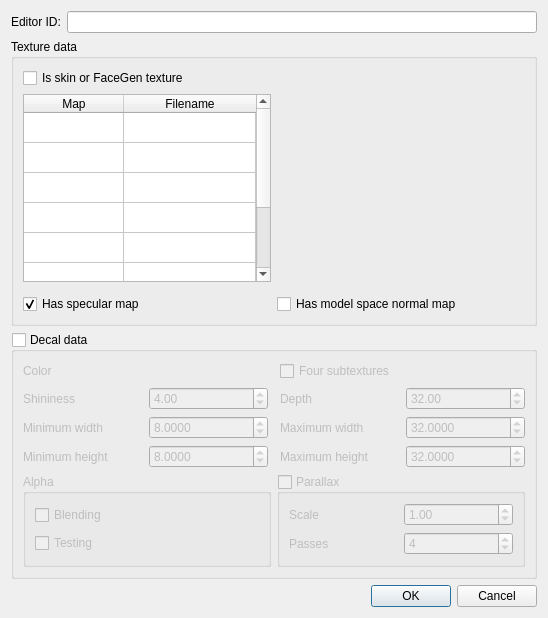
<?xml version="1.0" encoding="UTF-8"?>
<ui version="4.0">
 <class>FormDialogTextureSet</class>
 <widget class="QDialog" name="FormDialogTextureSet">
  <property name="geometry">
   <rect>
    <x>0</x>
    <y>0</y>
    <width>548</width>
    <height>618</height>
   </rect>
  </property>
  <property name="windowTitle">
   <string>TextureSet</string>
  </property>
  <layout class="QVBoxLayout" name="verticalLayout" stretch="0,1,0,0">
   <item>
    <layout class="QHBoxLayout" name="horizontalLayout">
     <item>
      <widget class="QLabel" name="label">
       <property name="text">
        <string>Editor ID:</string>
       </property>
      </widget>
     </item>
     <item>
      <widget class="QLineEdit" name="editorID"/>
     </item>
    </layout>
   </item>
   <item>
    <widget class="QGroupBox" name="groupBox">
     <property name="title">
      <string>Texture data</string>
     </property>
     <layout class="QGridLayout" name="gridLayout_3" columnstretch="1,1">
      <item row="1" column="0">
       <layout class="QVBoxLayout" name="verticalLayout_3">
        <item>
         <widget class="QTableWidget" name="paths">
          <property name="selectionMode">
           <enum>QAbstractItemView::SingleSelection</enum>
          </property>
          <property name="selectionBehavior">
           <enum>QAbstractItemView::SelectRows</enum>
          </property>
          <property name="horizontalScrollMode">
           <enum>QAbstractItemView::ScrollPerPixel</enum>
          </property>
          <property name="wordWrap">
           <bool>false</bool>
          </property>
          <property name="cornerButtonEnabled">
           <bool>false</bool>
          </property>
          <property name="rowCount">
           <number>8</number>
          </property>
          <property name="columnCount">
           <number>2</number>
          </property>
          <attribute name="horizontalHeaderStretchLastSection">
           <bool>true</bool>
          </attribute>
          <attribute name="verticalHeaderVisible">
           <bool>false</bool>
          </attribute>
          <row/>
          <row/>
          <row/>
          <row/>
          <row/>
          <row/>
          <row/>
          <row/>
          <column>
           <property name="text">
            <string>Map</string>
           </property>
          </column>
          <column>
           <property name="text">
            <string>Filename</string>
           </property>
          </column>
         </widget>
        </item>
        <item>
         <widget class="DKGameFilePicker" name="editPath">
          <property name="enabled">
           <bool>false</bool>
          </property>
          <property name="pathFormat">
           <enum>DKGameFilePicker::OmitPathStem</enum>
          </property>
          <property name="standardConfiguration">
           <enum>DKGameFilePicker::Textures</enum>
          </property>
         </widget>
        </item>
       </layout>
      </item>
      <item row="2" column="0" colspan="2">
       <layout class="QHBoxLayout" name="horizontalLayout_3">
        <item>
         <widget class="QCheckBox" name="flagSpecular">
          <property name="text">
           <string>Has specular map</string>
          </property>
          <property name="checked">
           <bool>true</bool>
          </property>
         </widget>
        </item>
        <item>
         <widget class="QCheckBox" name="flagModelSpaceNormals">
          <property name="text">
           <string>Has model space normal map</string>
          </property>
         </widget>
        </item>
       </layout>
      </item>
      <item row="0" column="0" colspan="2">
       <widget class="QCheckBox" name="flagSkinTexture">
        <property name="text">
         <string>Is skin or FaceGen texture</string>
        </property>
       </widget>
      </item>
      <item row="1" column="1">
       <widget class="DKTextureAssetPane" name="preview"/>
      </item>
     </layout>
    </widget>
   </item>
   <item>
    <widget class="QGroupBox" name="decalData">
     <property name="title">
      <string>Decal data</string>
     </property>
     <property name="checkable">
      <bool>true</bool>
     </property>
     <property name="checked">
      <bool>false</bool>
     </property>
     <layout class="QGridLayout" name="gridLayout_2">
      <item row="1" column="1">
       <widget class="QGroupBox" name="decalFlagParallax">
        <property name="title">
         <string>Parallax</string>
        </property>
        <property name="checkable">
         <bool>true</bool>
        </property>
        <property name="checked">
         <bool>false</bool>
        </property>
        <layout class="QGridLayout" name="gridLayout">
         <item row="0" column="0">
          <widget class="QLabel" name="label_9">
           <property name="text">
            <string>Scale</string>
           </property>
           <property name="buddy">
            <cstring>decalParallaxScale</cstring>
           </property>
          </widget>
         </item>
         <item row="0" column="1">
          <widget class="QDoubleSpinBox" name="decalParallaxScale">
           <property name="minimum">
            <double>0.100000000000000</double>
           </property>
           <property name="maximum">
            <double>10.000000000000000</double>
           </property>
           <property name="value">
            <double>1.000000000000000</double>
           </property>
          </widget>
         </item>
         <item row="1" column="0">
          <widget class="QLabel" name="label_10">
           <property name="text">
            <string>Passes</string>
           </property>
           <property name="buddy">
            <cstring>decalParallaxPasses</cstring>
           </property>
          </widget>
         </item>
         <item row="1" column="1">
          <widget class="QSpinBox" name="decalParallaxPasses">
           <property name="minimum">
            <number>1</number>
           </property>
           <property name="maximum">
            <number>30</number>
           </property>
           <property name="value">
            <number>4</number>
           </property>
          </widget>
         </item>
        </layout>
       </widget>
      </item>
      <item row="0" column="0" colspan="2">
       <layout class="QGridLayout" name="decalSizeLayout">
        <item row="0" column="2" rowspan="4">
         <spacer name="horizontalSpacer_2">
          <property name="orientation">
           <enum>Qt::Horizontal</enum>
          </property>
          <property name="sizeType">
           <enum>QSizePolicy::Fixed</enum>
          </property>
          <property name="sizeHint" stdset="0">
           <size>
            <width>6</width>
            <height>0</height>
           </size>
          </property>
         </spacer>
        </item>
        <item row="0" column="3" colspan="2">
         <widget class="QCheckBox" name="decalFlagSubtextures">
          <property name="text">
           <string>Four subtextures</string>
          </property>
         </widget>
        </item>
        <item row="2" column="3">
         <widget class="QLabel" name="label_3">
          <property name="text">
           <string>Maximum width</string>
          </property>
          <property name="buddy">
           <cstring>decalMaxWidth</cstring>
          </property>
         </widget>
        </item>
        <item row="2" column="4">
         <widget class="QDoubleSpinBox" name="decalMaxWidth">
          <property name="decimals">
           <number>4</number>
          </property>
          <property name="minimum">
           <double>0.010000000000000</double>
          </property>
          <property name="maximum">
           <double>1000.000000000000000</double>
          </property>
          <property name="value">
           <double>32.000000000000000</double>
          </property>
         </widget>
        </item>
        <item row="2" column="1">
         <widget class="QDoubleSpinBox" name="decalMinWidth">
          <property name="decimals">
           <number>4</number>
          </property>
          <property name="minimum">
           <double>0.010000000000000</double>
          </property>
          <property name="maximum">
           <double>1000.000000000000000</double>
          </property>
          <property name="value">
           <double>8.000000000000000</double>
          </property>
         </widget>
        </item>
        <item row="3" column="4">
         <widget class="QDoubleSpinBox" name="decalMaxHeight">
          <property name="decimals">
           <number>4</number>
          </property>
          <property name="minimum">
           <double>0.010000000000000</double>
          </property>
          <property name="maximum">
           <double>1000.000000000000000</double>
          </property>
          <property name="value">
           <double>32.000000000000000</double>
          </property>
         </widget>
        </item>
        <item row="2" column="0">
         <widget class="QLabel" name="label_2">
          <property name="text">
           <string>Minimum width</string>
          </property>
          <property name="buddy">
           <cstring>decalMinWidth</cstring>
          </property>
         </widget>
        </item>
        <item row="3" column="0">
         <widget class="QLabel" name="label_4">
          <property name="text">
           <string>Minimum height</string>
          </property>
          <property name="buddy">
           <cstring>decalMinHeight</cstring>
          </property>
         </widget>
        </item>
        <item row="3" column="1">
         <widget class="QDoubleSpinBox" name="decalMinHeight">
          <property name="decimals">
           <number>4</number>
          </property>
          <property name="minimum">
           <double>0.010000000000000</double>
          </property>
          <property name="maximum">
           <double>1000.000000000000000</double>
          </property>
          <property name="value">
           <double>8.000000000000000</double>
          </property>
         </widget>
        </item>
        <item row="0" column="0">
         <widget class="QLabel" name="label_6">
          <property name="text">
           <string>Color</string>
          </property>
         </widget>
        </item>
        <item row="3" column="3">
         <widget class="QLabel" name="label_5">
          <property name="text">
           <string>Maximum height</string>
          </property>
          <property name="buddy">
           <cstring>decalMaxHeight</cstring>
          </property>
         </widget>
        </item>
        <item row="1" column="0">
         <widget class="QLabel" name="label_8">
          <property name="text">
           <string>Shininess</string>
          </property>
          <property name="buddy">
           <cstring>decalShininess</cstring>
          </property>
         </widget>
        </item>
        <item row="1" column="3">
         <widget class="QLabel" name="label_7">
          <property name="text">
           <string>Depth</string>
          </property>
          <property name="buddy">
           <cstring>decalDepth</cstring>
          </property>
         </widget>
        </item>
        <item row="1" column="1">
         <widget class="QDoubleSpinBox" name="decalShininess">
          <property name="maximum">
           <double>100.000000000000000</double>
          </property>
          <property name="value">
           <double>4.000000000000000</double>
          </property>
         </widget>
        </item>
        <item row="1" column="4">
         <widget class="QDoubleSpinBox" name="decalDepth">
          <property name="value">
           <double>32.000000000000000</double>
          </property>
         </widget>
        </item>
        <item row="0" column="1">
         <widget class="DKColorPickerButton" name="decalColor"/>
        </item>
       </layout>
      </item>
      <item row="1" column="0">
       <widget class="QGroupBox" name="groupBox_3">
        <property name="title">
         <string>Alpha</string>
        </property>
        <layout class="QVBoxLayout" name="verticalLayout_2">
         <item>
          <widget class="QCheckBox" name="decalAlphaBlend">
           <property name="text">
            <string>Blending</string>
           </property>
          </widget>
         </item>
         <item>
          <widget class="QCheckBox" name="decalAlphaTest">
           <property name="text">
            <string>Testing</string>
           </property>
          </widget>
         </item>
        </layout>
       </widget>
      </item>
     </layout>
    </widget>
   </item>
   <item>
    <layout class="QHBoxLayout" name="horizontalLayout_2">
     <item>
      <spacer name="horizontalSpacer">
       <property name="orientation">
        <enum>Qt::Horizontal</enum>
       </property>
       <property name="sizeHint" stdset="0">
        <size>
         <width>0</width>
         <height>0</height>
        </size>
       </property>
      </spacer>
     </item>
     <item>
      <widget class="QPushButton" name="buttonOK">
       <property name="text">
        <string>OK</string>
       </property>
      </widget>
     </item>
     <item>
      <widget class="QPushButton" name="buttonCancel">
       <property name="text">
        <string>Cancel</string>
       </property>
      </widget>
     </item>
    </layout>
   </item>
  </layout>
 </widget>
 <customwidgets>
  <customwidget>
   <class>DKColorPickerButton</class>
   <extends>QWidget</extends>
   <header>widgets/DKColorPickerButton.h</header>
  </customwidget>
  <customwidget>
   <class>DKGameFilePicker</class>
   <extends>QWidget</extends>
   <header>widgets/DKGameFilePicker.h</header>
  </customwidget>
  <customwidget>
   <class>DKTextureAssetPane</class>
   <extends>QWidget</extends>
   <header>widgets/DKTextureAssetPane.h</header>
  </customwidget>
 </customwidgets>
 <tabstops>
  <tabstop>editorID</tabstop>
  <tabstop>flagSkinTexture</tabstop>
  <tabstop>paths</tabstop>
  <tabstop>editPath</tabstop>
  <tabstop>flagSpecular</tabstop>
  <tabstop>flagModelSpaceNormals</tabstop>
  <tabstop>decalData</tabstop>
  <tabstop>decalColor</tabstop>
  <tabstop>decalFlagSubtextures</tabstop>
  <tabstop>decalShininess</tabstop>
  <tabstop>decalDepth</tabstop>
  <tabstop>decalMinWidth</tabstop>
  <tabstop>decalMaxWidth</tabstop>
  <tabstop>decalMinHeight</tabstop>
  <tabstop>decalMaxHeight</tabstop>
  <tabstop>decalAlphaBlend</tabstop>
  <tabstop>decalAlphaTest</tabstop>
  <tabstop>decalFlagParallax</tabstop>
  <tabstop>decalParallaxScale</tabstop>
  <tabstop>decalParallaxPasses</tabstop>
  <tabstop>buttonOK</tabstop>
  <tabstop>buttonCancel</tabstop>
 </tabstops>
 <resources/>
 <connections/>
</ui>
